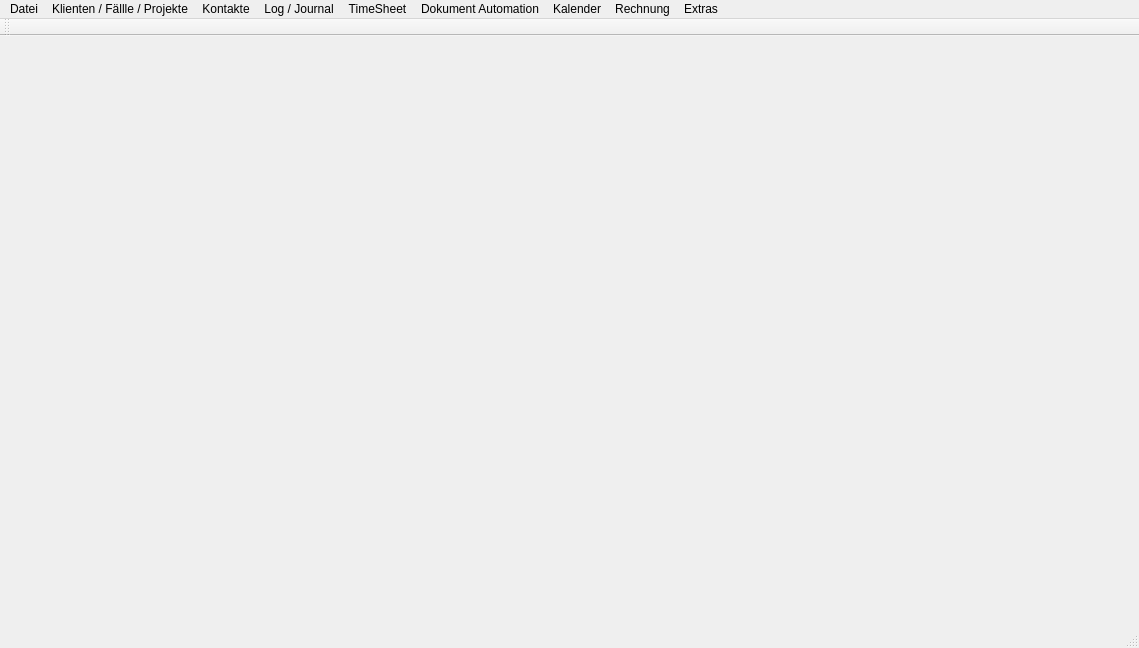
<?xml version="1.0" encoding="UTF-8"?>
<ui version="4.0">
 <class>MainWindow</class>
 <widget class="QMainWindow" name="MainWindow">
  <property name="geometry">
   <rect>
    <x>0</x>
    <y>0</y>
    <width>1139</width>
    <height>648</height>
   </rect>
  </property>
  <property name="windowTitle">
   <string>MainWindow</string>
  </property>
  <widget class="QWidget" name="centralWidget"/>
  <widget class="QMenuBar" name="menuBar">
   <property name="geometry">
    <rect>
     <x>0</x>
     <y>0</y>
     <width>1139</width>
     <height>21</height>
    </rect>
   </property>
   <widget class="QMenu" name="menuFile">
    <property name="title">
     <string>Datei</string>
    </property>
    <addaction name="actionDokument_erstellen"/>
    <addaction name="actionEmail_erstellen"/>
   </widget>
   <widget class="QMenu" name="menuKlienten_F_llle_Projekte">
    <property name="title">
     <string>Klienten / Fällle / Projekte</string>
    </property>
    <addaction name="actionNeuer_Klient"/>
    <addaction name="actionNeuer_Fall"/>
   </widget>
   <widget class="QMenu" name="menuKontakte">
    <property name="title">
     <string>Kontakte</string>
    </property>
    <addaction name="actionNeue_Person"/>
    <addaction name="actionNeue_Firma"/>
    <addaction name="actionKontakt_anzeigen"/>
   </widget>
   <widget class="QMenu" name="menuLog_Journal">
    <property name="title">
     <string>Log / Journal</string>
    </property>
    <addaction name="actionQuick_Add"/>
    <addaction name="actionAufwand_bersicht"/>
   </widget>
   <widget class="QMenu" name="menuTimeSheet">
    <property name="title">
     <string>TimeSheet</string>
    </property>
    <addaction name="actionTimeSheet"/>
   </widget>
   <widget class="QMenu" name="menuDokument_Automation">
    <property name="title">
     <string>Dokument Automation</string>
    </property>
    <addaction name="actionEmail_erstellen_2"/>
    <addaction name="actionDokument_erstellen_2"/>
    <addaction name="actionDokument_importieren"/>
   </widget>
   <widget class="QMenu" name="menuKalendar">
    <property name="title">
     <string>Kalender</string>
    </property>
    <addaction name="actionToDo"/>
    <addaction name="actionTermin"/>
    <addaction name="actionFrist"/>
    <addaction name="actionKalender"/>
    <addaction name="actionAufgabenliste"/>
   </widget>
   <widget class="QMenu" name="menuRechnung">
    <property name="title">
     <string>Rechnung</string>
    </property>
    <addaction name="actionEntwurf"/>
    <addaction name="actionDefinitiv"/>
    <addaction name="actionInvoice_Manager"/>
    <addaction name="actionZahlung"/>
    <addaction name="actionVorauszahlung"/>
    <addaction name="actionAbschreibung"/>
    <addaction name="actionVorschussgesuch"/>
    <addaction name="actionMahnung"/>
    <addaction name="actionFremdgeld"/>
    <addaction name="actionFixhonorare"/>
   </widget>
   <widget class="QMenu" name="menuExtras">
    <property name="title">
     <string>Extras</string>
    </property>
    <addaction name="actionSuchen"/>
    <addaction name="actionKonflikte_Check"/>
    <addaction name="actionReports"/>
    <addaction name="actionBenutzereinstellungen"/>
    <addaction name="actionAutotext"/>
    <addaction name="actionOptionen"/>
   </widget>
   <addaction name="menuFile"/>
   <addaction name="menuKlienten_F_llle_Projekte"/>
   <addaction name="menuKontakte"/>
   <addaction name="menuLog_Journal"/>
   <addaction name="menuTimeSheet"/>
   <addaction name="menuDokument_Automation"/>
   <addaction name="menuKalendar"/>
   <addaction name="menuRechnung"/>
   <addaction name="menuExtras"/>
  </widget>
  <widget class="QToolBar" name="mainToolBar">
   <attribute name="toolBarArea">
    <enum>TopToolBarArea</enum>
   </attribute>
   <attribute name="toolBarBreak">
    <bool>false</bool>
   </attribute>
  </widget>
  <widget class="QStatusBar" name="statusBar"/>
  <action name="actionDokument_erstellen">
   <property name="text">
    <string>Dokument erstellen</string>
   </property>
  </action>
  <action name="actionEmail_erstellen">
   <property name="text">
    <string>Email erstellen</string>
   </property>
  </action>
  <action name="actionNeuer_Klient">
   <property name="text">
    <string>Neuer Klient</string>
   </property>
  </action>
  <action name="actionNeuer_Fall">
   <property name="text">
    <string>Neuer Fall</string>
   </property>
  </action>
  <action name="actionFfnen">
   <property name="text">
    <string>Öffnen</string>
   </property>
  </action>
  <action name="actionNeue_Person">
   <property name="text">
    <string>Neue Person</string>
   </property>
  </action>
  <action name="actionNeue_Firma">
   <property name="text">
    <string>Neue Firma</string>
   </property>
  </action>
  <action name="actionKontakt_anzeigen">
   <property name="text">
    <string>Kontakt anzeigen</string>
   </property>
  </action>
  <action name="actionQuick_Add">
   <property name="text">
    <string>Quick Add</string>
   </property>
  </action>
  <action name="actionAufwand_bersicht">
   <property name="text">
    <string>Aufwandübersicht</string>
   </property>
  </action>
  <action name="actionTimeSheet">
   <property name="text">
    <string>TimeSheet</string>
   </property>
  </action>
  <action name="actionDokument_erstellen_2">
   <property name="text">
    <string>Dokument erstellen</string>
   </property>
  </action>
  <action name="actionEmail_erstellen_2">
   <property name="text">
    <string>Email erstellen</string>
   </property>
  </action>
  <action name="actionDokument_importieren">
   <property name="text">
    <string>Dokument importieren</string>
   </property>
  </action>
  <action name="actionToDo">
   <property name="text">
    <string>ToDo</string>
   </property>
  </action>
  <action name="actionTermin">
   <property name="text">
    <string>Termin</string>
   </property>
  </action>
  <action name="actionFrist">
   <property name="text">
    <string>Frist</string>
   </property>
  </action>
  <action name="actionKalender">
   <property name="text">
    <string>Kalender</string>
   </property>
  </action>
  <action name="actionAufgabenliste">
   <property name="text">
    <string>Aufgabenliste</string>
   </property>
  </action>
  <action name="actionEntwurf">
   <property name="text">
    <string>Entwurf</string>
   </property>
  </action>
  <action name="actionDefinitiv">
   <property name="text">
    <string>Definitiv</string>
   </property>
  </action>
  <action name="actionInvoice_Manager">
   <property name="text">
    <string>Invoice Manager</string>
   </property>
  </action>
  <action name="actionZahlung">
   <property name="text">
    <string>Zahlung</string>
   </property>
  </action>
  <action name="actionVorauszahlung">
   <property name="text">
    <string>Vorauszahlung</string>
   </property>
  </action>
  <action name="actionAbschreibung">
   <property name="text">
    <string>Abschreibung</string>
   </property>
  </action>
  <action name="actionVorschussgesuch">
   <property name="text">
    <string>Vorschussgesuch</string>
   </property>
  </action>
  <action name="actionMahnung">
   <property name="text">
    <string>Mahnung</string>
   </property>
  </action>
  <action name="actionFremdgeld">
   <property name="text">
    <string>Fremdgeld</string>
   </property>
  </action>
  <action name="actionFixhonorare">
   <property name="text">
    <string>Fixhonorare</string>
   </property>
  </action>
  <action name="actionSuchen">
   <property name="text">
    <string>Suchen</string>
   </property>
  </action>
  <action name="actionKonflikte_Check">
   <property name="text">
    <string>Konflikte Check</string>
   </property>
  </action>
  <action name="actionReports">
   <property name="text">
    <string>Reports</string>
   </property>
  </action>
  <action name="actionLogin">
   <property name="text">
    <string>Login</string>
   </property>
  </action>
  <action name="actionBenutzereinstellungen">
   <property name="text">
    <string>Benutzereinstellungen</string>
   </property>
  </action>
  <action name="actionAutotext">
   <property name="text">
    <string>Autotext</string>
   </property>
  </action>
  <action name="actionOptionen">
   <property name="text">
    <string>Optionen</string>
   </property>
  </action>
 </widget>
 <layoutdefault spacing="6" margin="11"/>
 <resources/>
 <connections/>
</ui>
